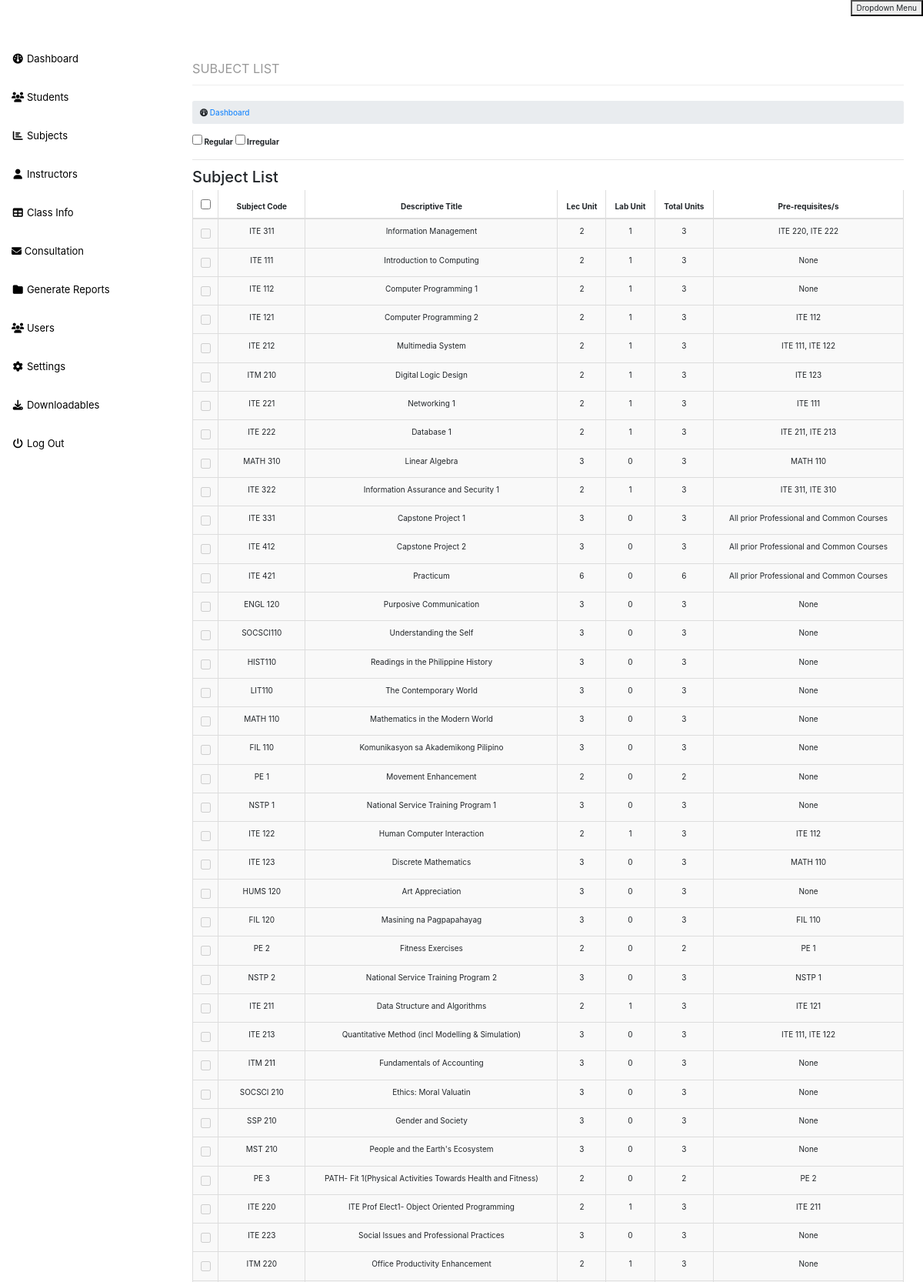
/admin/enrollsubject.php (signed in, upper part), run on the app's committed database.
### tables this page shows
CREATE TABLE `subject` (
  `id` int(11) NOT NULL,
  `code` varchar(50) NOT NULL,
  `title` varchar(100) NOT NULL,
  `lecunit` varchar(10) NOT NULL,
  `labunit` varchar(10) NOT NULL,
  `totalunit` varchar(50) NOT NULL,
  `pre` varchar(50) NOT NULL,
  `semester` varchar(11) NOT NULL,
  `year` int(11) DEFAULT NULL
);

### admin/data/data_model.php (called while the page is built, shortened)
<?php
class Data
{
    private $connection;
    function __construct($connection)
    {
        $this->connection = $connection;
    }
    public function getAllSubjects()
    {
        $sql = "SELECT * FROM subject";
        $pdo_statement = $this->connection->prepare($sql);
        try {
            $pdo_statement->execute();
            $subjects = $pdo_statement->fetchAll(PDO::FETCH_ASSOC);
            return $subjects;
        } catch (PDOException $e) {
            die("Error fetching subjects: " . $e->getMessage());
        }
    }
}
?>

### admin/enrollsubject.php (the view, shortened to what this page needs)
<?php
include ('include/header.php');
include ('include/sidebar.php');
include ('../database.php');
include ('data/data_model.php');
$data = new Data($connection);
$y = isset($_GET['y']) ? $_GET['y'] : '';
$s = isset($_GET['s']) ? $_GET['s'] : '';
$regular = isset($_GET['regular']) ? $_GET['regular'] : '';
$irregular = isset($_GET['irregular']) ? $_GET['irregular'] : '';
$sem = '';
if ($regular == 1) {
    if ($s == "First Semester") {
        $sem = 1;
    } else if ($s == "Second Semester") {
        $sem = 2;
    } else if ($s == "Summer") {
        $sem = 3;
    }
    $subjects = $data->getSubjectsByFilter($y, $sem);
    echo "<script>
    $(function() {
        if ($regular == 1) {
            $('.name').prop('checked', true);
        }
    });
</script>";
} else {
    $subjects = $data->getAllSubjects();
}
        ?>
<div id="page-wrapper">
    <div class="container-fluid">
        <div class="row hidden-print">
            <div class="col-lg-12">
                <h1 class="page-header">
                    <small>SUBJECT LIST</small>
                </h1>
                <ol class="breadcrumb">
                    <li>
                        <i class="fa fa-dashboard"></i> <a href="index.php">Dashboard</a>
                    </li>
                </ol>
            </div>
        </div>
        <div class="row">
            <div class="col-lg-12">
                <form id="filterForm" method="get" action="">
                    <label>
                        <input type="checkbox" name="regular" value="1" <?php if ($regular)
                            echo 'checked'; ?> />
                        Regular
                    </label>
                    <label>
                        <input type="checkbox" name="irregular" value="1" <?php if ($irregular)
                            echo 'checked'; ?> />
                        Irregular
                    </label>
                </form>
            </div>
        </div>
        <div class="row">
            <div class="col-lg-12">
                <hr>
                <h2>Subject List</h2>
                <div class="table-responsive">
                    <table class="table table-striped table-bordered">
                        <thead>
                            <tr>
                                <th class="text-center"><input type="checkbox" id="selectall" <?php
                                if (isset($_GET['regular']) == 1) {
                                    echo "checked";
                                }
                                ?> /></th>
                                <th class="text-center">Subject Code</th>
                                <th class="text-center">Descriptive Title</th>
                                <th class="text-center">Lec Unit</th>
                                <th class="text-center">Lab Unit</th>
                                <th class="text-center">Total Units</th>
                                <th class="text-center">Pre-requisites/s</th>
                            </tr>
                        </thead>
                        <tbody>
                            <?php
                            foreach ($subjects as $subject) {
                                echo '<tr>';
                                echo '<td class="text-center">';
                                echo '<input class="' . $subject['id'] . ' name" name="check_list[]" type="checkbox" value="' . $subject['id'] . '" data-id="' . $subject['id'] . '"/>';
                                echo '</td>';
                                echo '<td class="text-center">' . $subject['code'] . '</td>';
                                echo '<td class="text-center">' . $subject['title'] . '</td>';
                                echo '<td class="text-center">' . $subject['lecunit'] . '</td>';
                                echo '<td class="text-center">' . $subject['labunit'] . '</td>';
                                echo '<td class="text-center">' . $subject['totalunit'] . '</td>';
                                echo '<td class="text-center">' . $subject['pre'] . '</td>';
                                echo '</tr>';
                            }
                            ?>
                        </tbody>
                    </table>
                </div>
            </div>
        </div>
    </div>
</div>
<?php include ('include/footer.php'); ?>

### css/sb-admin.css (style rules this page uses)
body { margin-top: 100px; background-color: rgb(255, 255, 255); }
@media (min-width:768px) { body { margin-top: 50px; } }
#page-wrapper { width: 100%; padding: 0; background-color: #fff; }
@media (min-width:768px) { #page-wrapper { padding: 10px; } }

### data on the page
subject: code "ITE 311", title "Information Management", lecunit "2", labunit "1", totalunit "3", pre "ITE 220, ITE 222"
subject: code "ITE 111", title "Introduction to Computing", lecunit "2", labunit "1", totalunit "3", pre "None"
subject: code "ITE 112", title "Computer Programming 1", lecunit "2", labunit "1", totalunit "3", pre "None"
subject: code "ITE 121", title "Computer Programming 2", lecunit "2", labunit "1", totalunit "3", pre "ITE 112"
subject: code "ITE 212", title "Multimedia System", lecunit "2", labunit "1", totalunit "3", pre "ITE 111, ITE 122"
subject: code "ITM 210", title "Digital Logic Design", lecunit "2", labunit "1", totalunit "3", pre "ITE 123"
subject: code "ITE 221", title "Networking 1", lecunit "2", labunit "1", totalunit "3", pre "ITE 111"
subject: code "ITE 222", title "Database 1", lecunit "2", labunit "1", totalunit "3", pre "ITE 211, ITE 213"
subject: code "MATH 310", title "Linear Algebra", lecunit "3", labunit "0", totalunit "3", pre "MATH 110"
subject: code "ITE 322", title "Information Assurance and Security 1", lecunit "2", labunit "1", totalunit "3", pre "ITE 311, ITE 310"
subject: code "ITE 331", title "Capstone Project 1", lecunit "3", labunit "0", totalunit "3", pre "All prior Professional and Common Courses"
subject: code "ITE 412", title "Capstone Project 2", lecunit "3", labunit "0", totalunit "3", pre "All prior Professional and Common Courses"
subject: code "ITE 421", title "Practicum", lecunit "6", labunit "0", totalunit "6", pre "All prior Professional and Common Courses"
subject: code "ENGL 120", title "Purposive Communication", lecunit "3", labunit "0", totalunit "3", pre "None"
subject: code "SOCSCI110", title "Understanding the Self", lecunit "3", labunit "0", totalunit "3", pre "None"
subject: code "HIST110", title "Readings in the Philippine History", lecunit "3", labunit "0", totalunit "3", pre "None"
subject: code "LIT110", title "The Contemporary World", lecunit "3", labunit "0", totalunit "3", pre "None"
subject: code "MATH 110", title "Mathematics in the Modern World", lecunit "3", labunit "0", totalunit "3", pre "None"
subject: code "FIL 110", title "Komunikasyon sa Akademikong Pilipino", lecunit "3", labunit "0", totalunit "3", pre "None"
subject: code "PE 1", title "Movement Enhancement", lecunit "2", labunit "0", totalunit "2", pre "None"
subject: code "NSTP 1", title "National Service Training Program 1", lecunit "3", labunit "0", totalunit "3", pre "None"
subject: code "ITE 122", title "Human Computer Interaction", lecunit "2", labunit "1", totalunit "3", pre "ITE 112"
subject: code "ITE 123", title "Discrete Mathematics", lecunit "3", labunit "0", totalunit "3", pre "MATH 110"
subject: code "HUMS 120", title "Art Appreciation", lecunit "3", labunit "0", totalunit "3", pre "None"
subject: code "FIL 120", title "Masining na Pagpapahayag", lecunit "3", labunit "0", totalunit "3", pre "FIL 110"
subject: code "PE 2", title "Fitness Exercises", lecunit "2", labunit "0", totalunit "2", pre "PE 1"
subject: code "NSTP 2", title "National Service Training Program 2", lecunit "3", labunit "0", totalunit "3", pre "NSTP 1"
subject: code "ITE 211", title "Data Structure and Algorithms", lecunit "2", labunit "1", totalunit "3", pre "ITE 121"
subject: code "ITE 213", title "Quantitative Method (incl Modelling & Simulation)", lecunit "3", labunit "0", totalunit "3", pre "ITE 111, ITE 122"
subject: code "ITM 211", title "Fundamentals of Accounting", lecunit "3", labunit "0", totalunit "3", pre "None"
subject: code "SOCSCI 210", title "Ethics: Moral Valuatin", lecunit "3", labunit "0", totalunit "3", pre "None"
subject: code "SSP 210", title "Gender and Society", lecunit "3", labunit "0", totalunit "3", pre "None"
subject: code "MST 210", title "People and the Earth's Ecosystem", lecunit "3", labunit "0", totalunit "3", pre "None"
subject: code "PE 3", title "PATH- Fit 1(Physical Activities Towards Health and Fitness)", lecunit "2", labunit "0", totalunit "2", pre "PE 2"
subject: code "ITE 220", title "ITE Prof Elect1- Object Oriented Programming", lecunit "2", labunit "1", totalunit "3", pre "ITE 211"
subject: code "ITE 223", title "Social Issues and Professional Practices", lecunit "3", labunit "0", totalunit "3", pre "None"
subject: code "ITM 220", title "Office Productivity Enhancement", lecunit "2", labunit "1", totalunit "3", pre "None"
